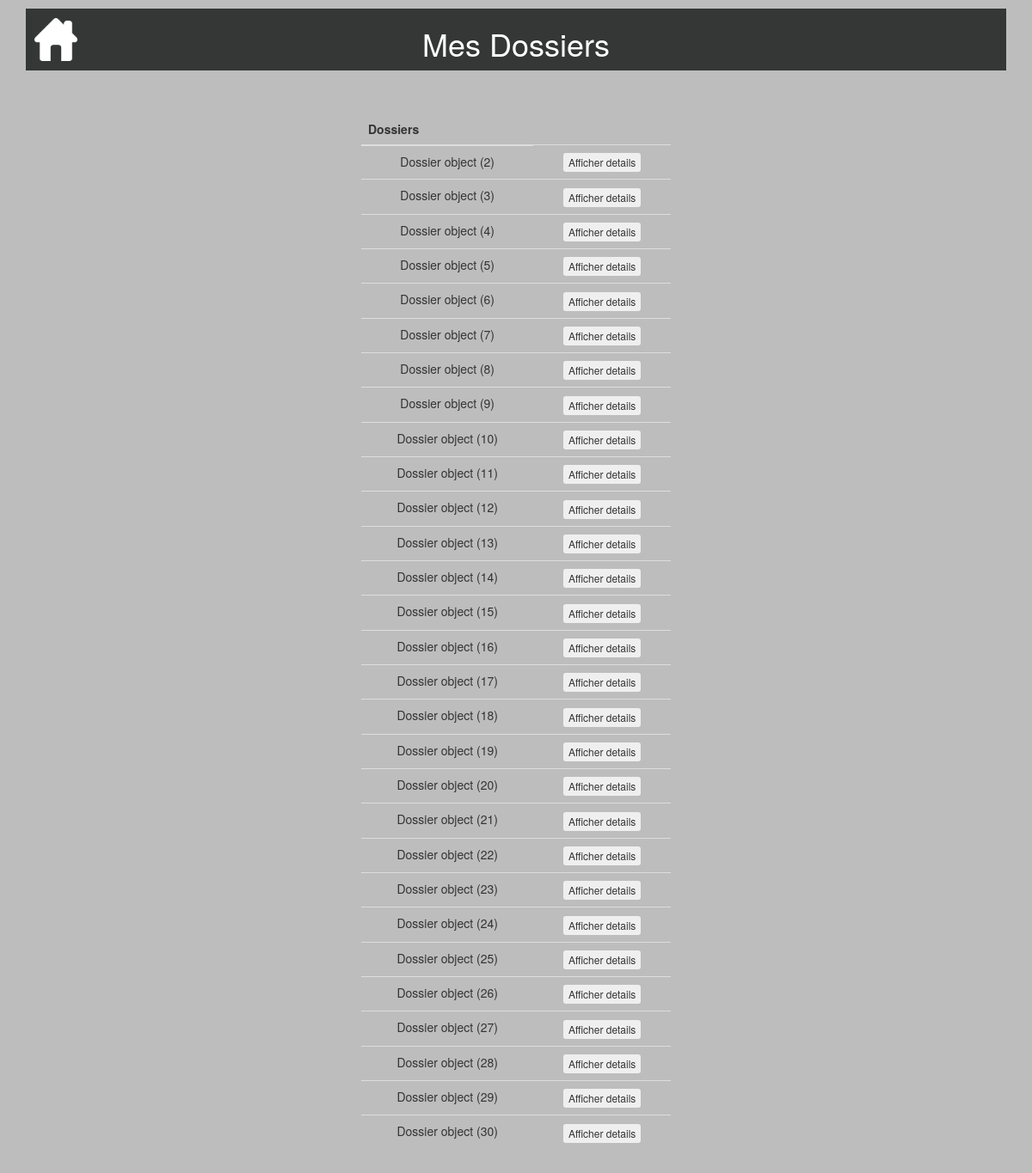
The app's page /consulterdossier/ (signed in), older data.
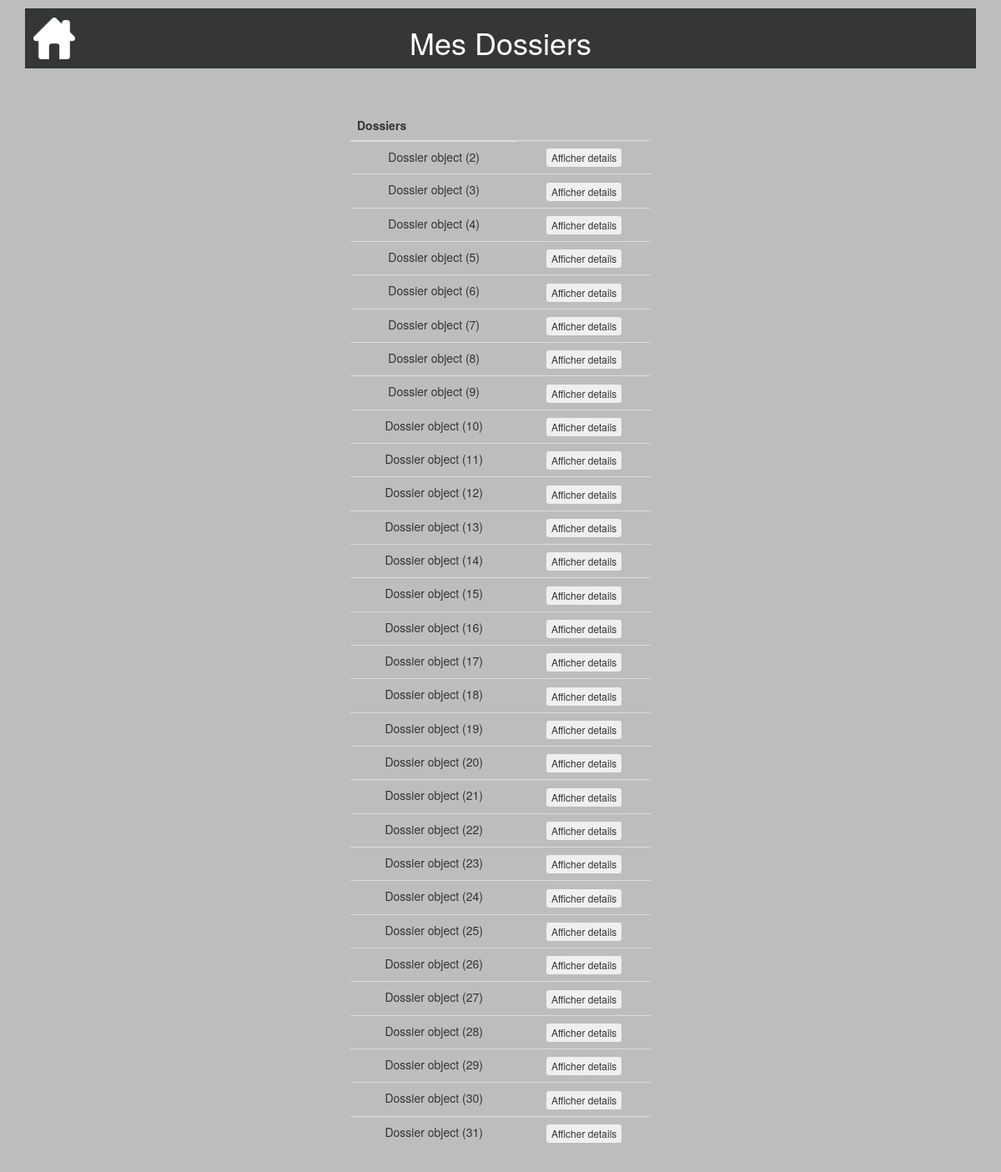
The same page, newer data.
### calculdej/models.py (models this page shows, shortened)
class Dossier(models.Model):
    date = models.DateTimeField(default=timezone.now, blank=True, verbose_name="Date création")
    auteur = models.ForeignKey(settings.AUTH_USER_MODEL, on_delete=models.CASCADE)
    dernier = models.BooleanField(default=True)

### consulterdossier/views.py (the view)
# urls.py: url('consulterdossier/', include('consulterdossier.urls')),
@login_required
def consulterdossier(request):
    dossiers = Dossier.objects.filter(auteur=request.user)
    return render(request, 'consulterdossier/consulterdossier.html', locals())

### consulterdossier/templates/consulterdossier/consulterdossier.html (shortened to what this page needs)
{% extends "base.html" %}
{% block header %}<h1>Mes Dossiers</h1>{% endblock %}
{% block content %}
<table class="table">
  <thead>
       <tr>
           <th>Dossiers</th>
       </tr>
   </thead>
   <tbody>
       {% for d in dossiers %}
       <tr>
           <td>{{ d }} </td>
           <td>
             <form method="post">
                 <button class="btn btn-xs" type="submit" name="btnaffdetails" value="{{d.id}}">Afficher details</button>
             </form>
          </td>
       </tr>
      {%endfor%}
    </tbody>
</table>
{% endblock %}

Row changes from the older to the newer data that the page shows:
added Dossier: id "Dossier object (31)"
